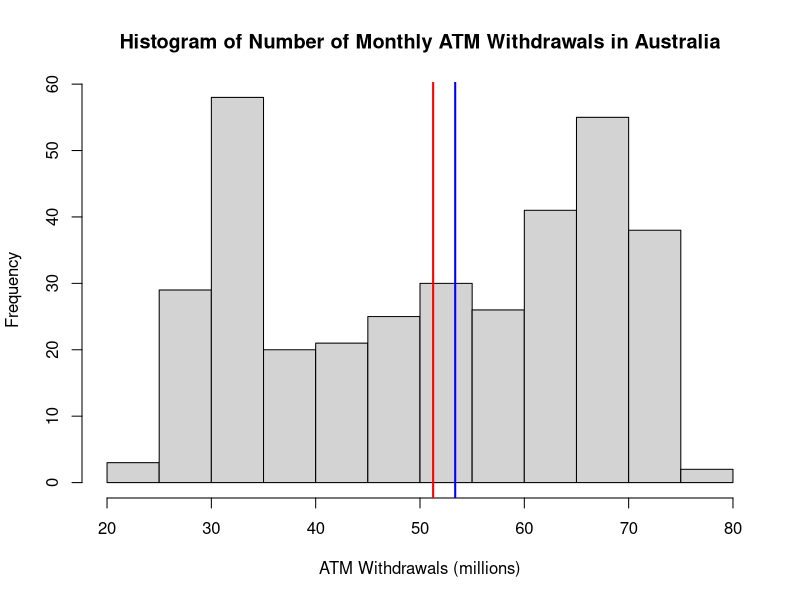
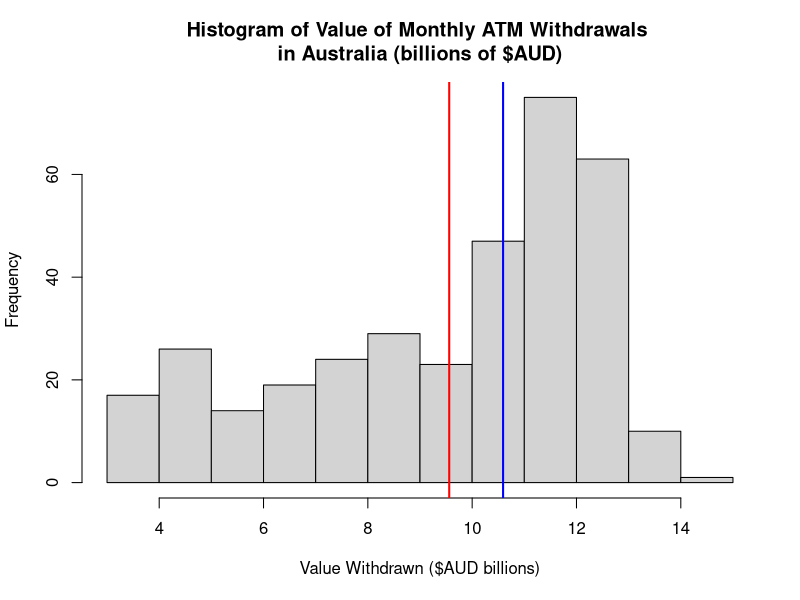
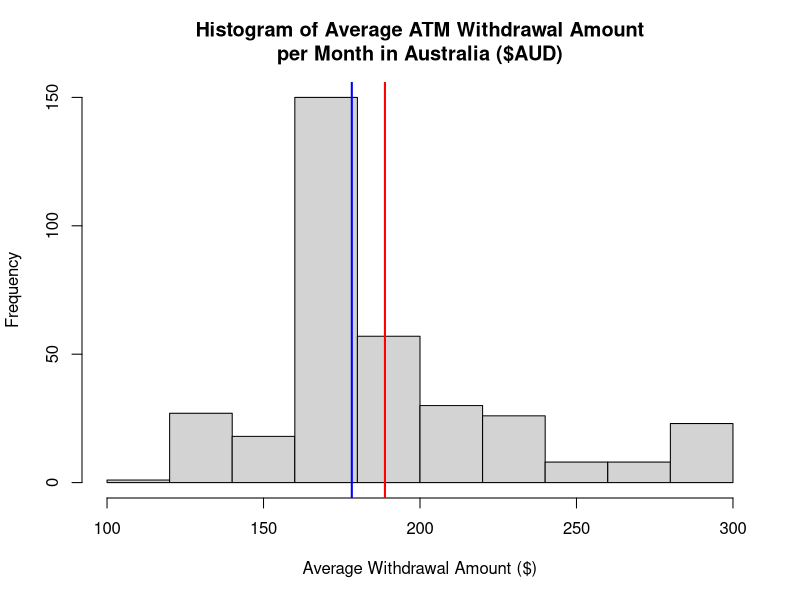
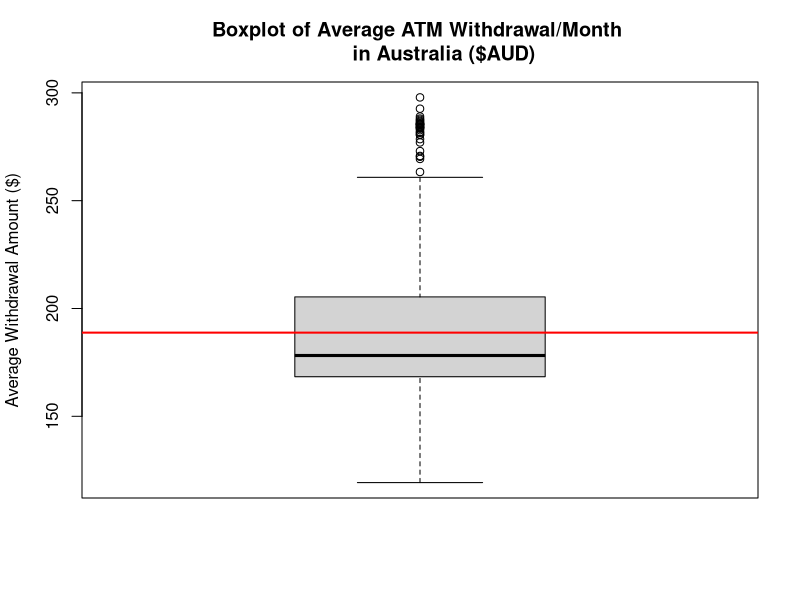
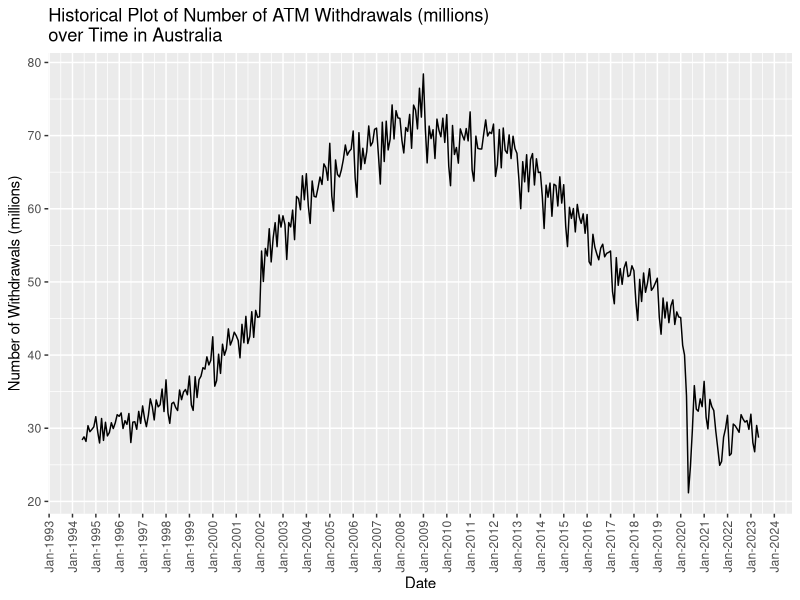
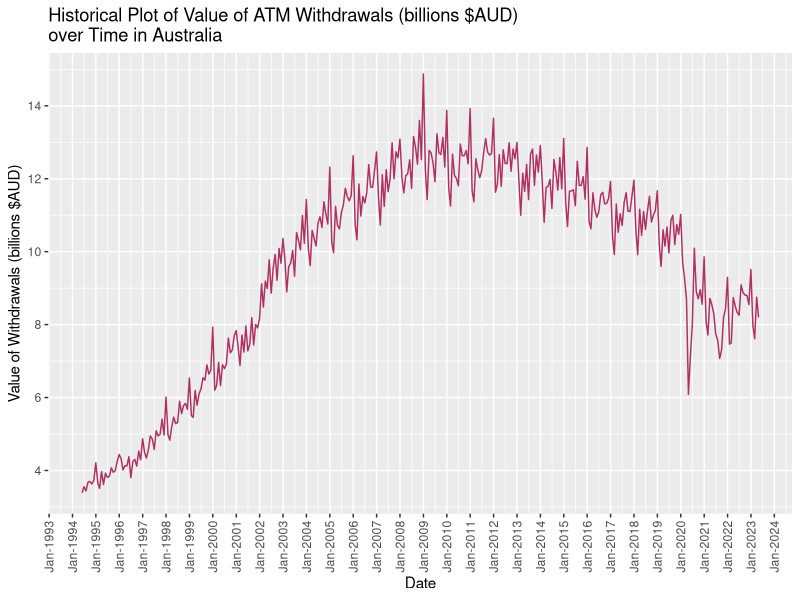
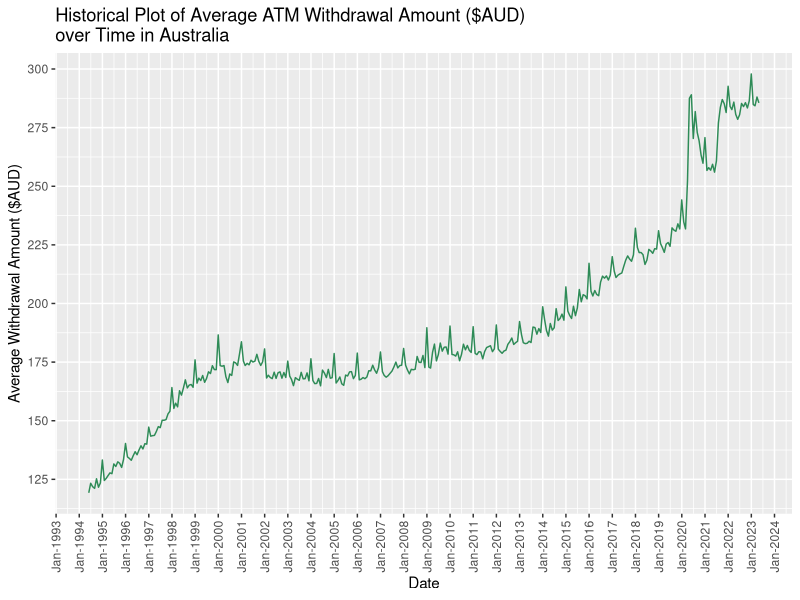
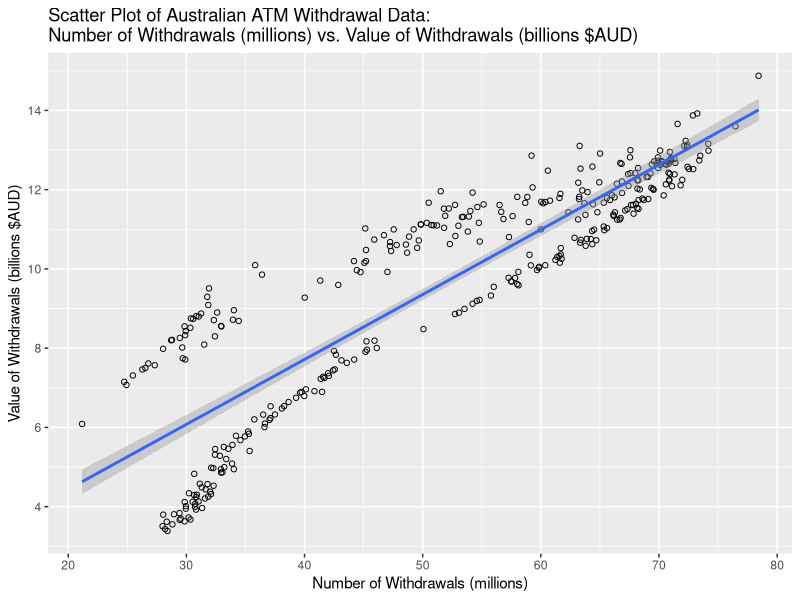

Recreate these plots in R, in order.
# Ben Turner Assessment 2.1
# R Version - 4.3.1
# OS = Mac OS Ventura 13.1
# This code should work correctly with the default c04-1-hist.xlsx file,
# I made no (intentional) edits throughout generating and testing this code.
# I left the lines immediately below this at the top to make it easier to run 
# straight away.
# The only packages I used were within the tidyverse family and e1071, 
# all other functions were from base version of R4.3.1

# lines to clear working memory and check working directory matches the 
# file locations.
rm(list = ls())
gc()
getwd()
library(tidyverse)


# File Import -----------------------------------------------------------------
# Importing of excel file via tidyverse function with filtering applied to 
# only import required data. 
columns <- c("Date", "num_withdrawal", "val_withdrawal")
atm_data <- readxl::read_xlsx(path = "c04-1-hist.xlsx", sheet = "Data", 
                              col_names = columns, 
                              col_types = c("date", "numeric", "numeric"), 
                              range = "A12:C359")

# converting the tibble created by read_xlsx function into a data frame for 
# compatibility with other tidyverse functions.
atm_data <- as.data.frame(atm_data) 
head(atm_data)



# Preparation of Data for Analysis ------------ -------------------------------
# This block creates a new column for calculation of average withdrawal amount,
# and alters units for easier interpretation of results. 
atm_data <- mutate(atm_data, avg_withdrawal = 
                  (val_withdrawal*1000000) / (num_withdrawal*1000),
                  val_withdrawal = val_withdrawal/1000,
                  num_withdrawal = num_withdrawal/1000) 
# Rounding of the average withdrawal amount to dollars and cents value. 
# And reformatting dates into "Date" format
atm_data[,4] <- sapply(atm_data[,4], round, 2)
atm_data$Date <- as.Date(atm_data$Date, format = "%b %y")
 

# Graphical and Numerical Summaries -------------------------------------------
# This function calculates a series of statistics for each of the columns from 
# data set, mean, median, standard deviation etc. Written as a function to
# reduce code duplication.
data_summaries <- function(df, col){
  summ <- df %>% summarise(Mean = mean({{col}}), Median = median({{col}}), 
                           StDev = sd({{col}}), Skewness = e1071::skewness({{col}}), 
                           Kurtosis = e1071::kurtosis({{col}}), IQR = IQR({{col}}),
                           Min = min({{col}}), Max = max({{col}}), 
                           Range = sum(max({{col}}) - min({{col}})))
  return(summ)
}

# Custom function to check column for any outliers. Written as a function to
# reduce code duplication.
outlier_check <- function(df, col, x){
  q1_q3 <- quantile(x, probs = c(0.25, 0.75))
  low_ol <- sum(q1_q3[1]-(1.5*IQR(x)))
  high_ol <- sum(q1_q3[2]+(1.5*IQR(x)))
  outliers <- filter({{df}}, {{col}} < low_ol | {{col}} > high_ol)
  return(outliers)
}

# Custom function to generate histograms for the required variable, also 
# includes lines for median and mean values.
histogram_with_lines <-function(x, title, axis_label){
  hist(x, main = title, xlab = axis_label)
  abline(v = mean(x), col = "red", lwd = 2)
  abline(v = median(x), col = "blue", lwd = 2)
}

# Summaries for number of withdrawals:
num_summary <- data_summaries(atm_data, num_withdrawal)
outlier_check(atm_data, num_withdrawal, atm_data$num_withdrawal) #no outliers
num_summary
histogram_with_lines(atm_data$num_withdrawal, 
                     "Histogram of Number of Monthly ATM Withdrawals in Australia",
                     "ATM Withdrawals (millions)")
# Summaries for value of withdrawals:
val_summary <- data_summaries(atm_data, val_withdrawal)
outlier_check(atm_data, val_withdrawal, atm_data$val_withdrawal) #no outliers
val_summary
histogram_with_lines(atm_data$val_withdrawal, 
                     "Histogram of Value of Monthly ATM Withdrawals 
in Australia (billions of $AUD)",
                     "Value Withdrawn ($AUD billions)")
# Summaries for average withdrawal amount:
avg_summary <- data_summaries(atm_data, avg_withdrawal)
outlier_check(atm_data, avg_withdrawal, atm_data$avg_withdrawal) #31 outliers
avg_summary
histogram_with_lines(atm_data$avg_withdrawal, 
                     "Histogram of Average ATM Withdrawal Amount
per Month in Australia ($AUD)",
                     "Average Withdrawal Amount ($)")
# As the only variable with outliers was Average Withdrawal, it is the only 
# variable to have a boxplot generated. I chose to produce a boxplot as it more 
# clearly highlights the outliers within this category.
boxplot(atm_data$avg_withdrawal, 
        main = "Boxplot of Average ATM Withdrawal/Month 
        in Australia ($AUD)",
        ylab = "Average Withdrawal Amount ($)")
abline(h=mean(atm_data$avg_withdrawal), col = "red", lwd = 2)

# Merging all summaries together to create a clear table for export to the
# accompanying report.
stat_table <- rbind(num_summary, val_summary, avg_summary)
row.names(stat_table) <- c("Number of Withdrawals", "Value of Withdrawals",
                           "Average Withdrawal Amount")
stat_table


# Historical Graphs of Each Variable ------------------------------------------

# Historical graphs were done for each variable as separate code blocks. 
# This made the most sense as opposed to writing a functions due to the number 
# of variations in format required for each.

# Number of Withdrawals Graph
ggplot(data = atm_data, aes(Date, num_withdrawal, group = 1)) +geom_line() +
  scale_x_date(date_breaks = "1 years", date_labels = "%b-%Y") + 
  theme(axis.text.x = element_text(angle=90, vjust=.5, hjust=1)) +
  scale_y_continuous(name = "Number of Withdrawals (millions)", 
                   breaks = seq(20,80,10)) +
  ggtitle("Historical Plot of Number of ATM Withdrawals (millions) 
over Time in Australia ")
     
# Value of Withdrawals Graph
ggplot(data = atm_data, aes(Date, val_withdrawal, group = 1)) +
  geom_line(col = "maroon") +
  scale_x_date(date_breaks = "1 years", date_labels = "%b-%Y") + 
  theme(axis.text.x = element_text(angle=90, vjust=.5, hjust=1)) +
  scale_y_continuous(name = "Value of Withdrawals (billions $AUD)", 
                     breaks = seq(2,16,2)) +
  ggtitle("Historical Plot of Value of ATM Withdrawals (billions $AUD) 
over Time in Australia ")

# Average Withdrawal Graph
ggplot(data = atm_data, aes(Date, avg_withdrawal, group = 1)) +
  geom_line(col = "seagreen") +
  scale_x_date(date_breaks = "1 years", date_labels = "%b-%Y") + 
  theme(axis.text.x = element_text(angle=90, vjust=.5, hjust=1)) +
  scale_y_continuous(name = "Average Withdrawal Amount ($AUD)", 
                     breaks = seq(100,300,25)) +
  ggtitle("Historical Plot of Average ATM Withdrawal Amount ($AUD) 
over Time in Australia")


# Scatterplot of the Two Variables --------------------------------------------

# Scatterplot compare the number and value of withdrawal variables on a scatter
# plot with a linear regression line added to assess any trends.
ggplot(data = atm_data, aes(num_withdrawal, val_withdrawal, group = 1)) +
  geom_point(shape = 1) +
  scale_x_continuous(name = "Number of Withdrawals (millions)", 
                     breaks = seq(20,80,10)) +
  geom_smooth(method=lm) +
  scale_y_continuous(name = "Value of Withdrawals (billions $AUD)", 
                     breaks = seq(2,16,2)) +
  ggtitle("Scatter Plot of Australian ATM Withdrawal Data:
Number of Withdrawals (millions) vs. Value of Withdrawals (billions $AUD)")

# Scatterplot with data split into two groups via filtering. 
# One set for Prior to 2020 depicted as blue crosses,
# and the other for 2020 and beyond depicted as seagreen triangles.
ggplot() +
  geom_point(data = atm_data %>% filter(year(Date) <= 2019), 
             aes(num_withdrawal, val_withdrawal), shape = 3, col = "blue") +
  geom_point(data = atm_data %>% filter(year(Date) >= 2020), 
             aes(num_withdrawal, val_withdrawal), shape = 2, col = "seagreen") +
  scale_x_continuous(name = "Number of Withdrawals (millions)", 
                     breaks = seq(20,80,10)) +
  scale_y_continuous(name = "Value of Withdrawals (billions $AUD)", 
                     breaks = seq(2,16,2)) +
  ggtitle("Scatter Plot of Australian ATM Withdrawal Data:
Number of Withdrawals (millions) vs. Value of Withdrawals (billions $AUD)")














